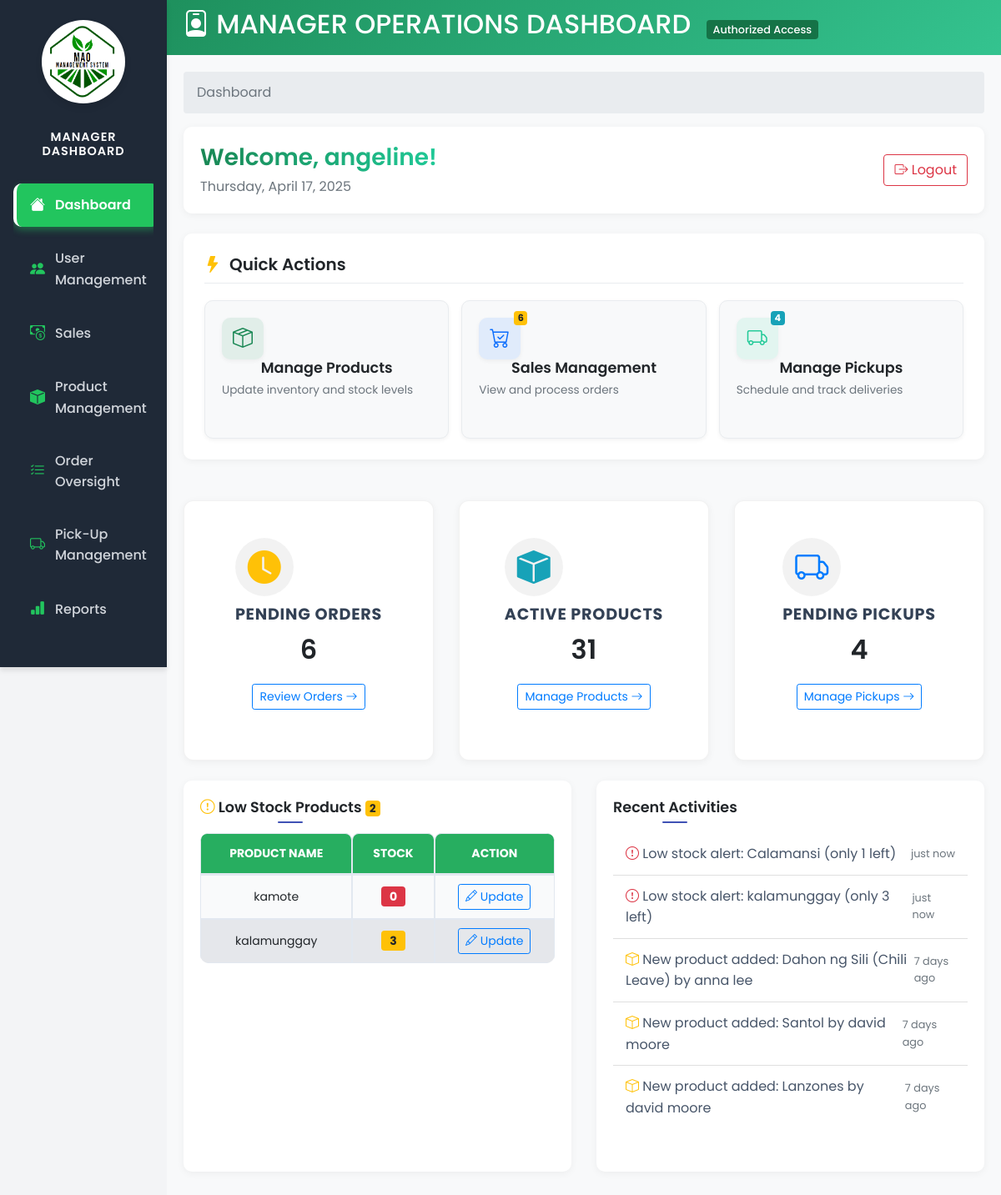
The page /views/manager/manager-dashboard.php (signed in) on the database its author committed.
### tables this page shows
CREATE TABLE `products` (
  `product_id` int(11) NOT NULL,
  `name` varchar(100) NOT NULL,
  `description` text DEFAULT NULL,
  `price` decimal(10,2) NOT NULL,
  `farmer_id` int(11) DEFAULT NULL,
  `status` enum('pending','approved','rejected') DEFAULT 'pending',
  `created_at` timestamp NOT NULL DEFAULT current_timestamp(),
  `updated_at` timestamp NOT NULL DEFAULT current_timestamp() ON UPDATE current_timestamp(),
  `image` varchar(255) DEFAULT NULL,
  `stock` int(11) DEFAULT 0,
  `unit_type` varchar(20) DEFAULT 'piece' COMMENT 'The unit of measurement (e.g., kilogram, piece, bunch)'
);

### views/manager/manager-dashboard.php (the view, shortened to what the rows shown need)
<?php
require_once '../../models/Dashboard.php';
$dashboard = new Dashboard();
try {
    try {
        $lowStockProducts = $dashboard->getLowStockProducts(5);
    } catch (Error | Exception $e) {
        $lowStockProducts = [];
    }
} catch (Exception $e) {
    $dataLoadSuccess = false;
    $errorMessage = $e->getMessage();
    $userCount = 0;
    $productCount = 0;
    $orderCountPending = 0;
    $orderCountCompleted = 0;
    $orderCountCanceled = 0;
    $pickupCountPending = 0;
    $pickupCountAssigned = 0;
    $pickupCountCompleted = 0;
    $lowStockProducts = [];
    $recentActivities = [];
}
?>
<!DOCTYPE html>
<html lang="en">
<head>
    <link href="https://stackpath.bootstrapcdn.com/bootstrap/4.5.2/css/bootstrap.min.css" rel="stylesheet">
    <link href="https://cdn.jsdelivr.net/npm/bootstrap-icons/font/bootstrap-icons.css" rel="stylesheet">
    <link rel="stylesheet" href="../../public/style/admin.css">
    <link rel="stylesheet" href="../../public/style/admin-sidebar.css">
    <link rel="stylesheet" href="../../public/style/manager-dashboard.css">
</head>
<body>
  <div class="manager-header text-center">
    <h2><i class="bi bi-person-badge"></i> MANAGER OPERATIONS DASHBOARD <span class="manager-badge">Authorized Access</span></h2>
  </div>
  <div class="container-fluid">
    <div class="row">
      <main role="main" class="col-md-9 ml-sm-auto col-lg-10 dashboard-main">
        <div class="row mb-4">
            <div class="col-md-6 mb-4">
                <div class="stat-card">
                    <div class="low-stock-list">
                        <?php if (!empty($lowStockProducts)): ?>
                            <div class="table-responsive">
                                <table class="table table-sm table-hover">
                                    <thead>
                                        <tr>
                                            <th>Product Name</th>
                                            <th class="text-center">Stock</th>
                                            <th class="text-center">Action</th>
                                        </tr>
                                    </thead>
                                    <tbody>
                                        <?php foreach ($lowStockProducts as $product): ?>
                                            <tr>
                                                <td><?= htmlspecialchars($product['name']) ?></td>
                                                <td class="text-center">
                                                    <span class="badge badge-<?= $product['stock'] == 0 ? 'danger' : 'warning' ?>">
                                                        <?= $product['stock'] ?>
                                                    </span>
                                                </td>
                                                <td class="text-center">
                                                    <button class="btn btn-sm btn-outline-primary update-stock-btn"
                                                        data-product-id="<?= $product['product_id'] ?>"
                                                        data-name="<?= htmlspecialchars($product['name']) ?>"
                                                        data-current-stock="<?= $product['stock'] ?>">
                                                        <i class="bi bi-pencil"></i> Update
                                                    </button>
                                                </td>
                                            </tr>
                                        <?php endforeach; ?>
                                    </tbody>
                                </table>
                            </div>
                        <?php else: ?>
                            <div class="alert alert-success">
                                <i class="bi bi-check-circle"></i> All products have sufficient stock levels.
                            </div>
                        <?php endif; ?>
                    </div>
                </div>
            </div>
        </div>
        </main>
    </div>
  </div>
  <link href='https://cdn.jsdelivr.net/npm/fullcalendar@5.11.3/main.min.css' rel='stylesheet'>
</body>
</html>

### rows shown on the page
products: name "kamote", stock "0"
products: name "kalamunggay", stock "3"

### other values the page prints
$_SESSION['username'] "angeline"
$orderCountPending "6"
$pickupCountPending "4"
$productCount "31"
count($lowStockProducts) "2"
$activity['title'] "Low stock alert: Calamansi (only 1 left)"
timeAgo($activity['date']) "just now"
$activity['title'] "Low stock alert: kalamunggay (only 3 left)"
$activity['title'] "New product added: Dahon ng Sili (Chili Leave) by anna lee"
timeAgo($activity['date']) "7 days ago"
$activity['title'] "New product added: Santol by david moore"
$activity['title'] "New product added: Lanzones by david moore"
